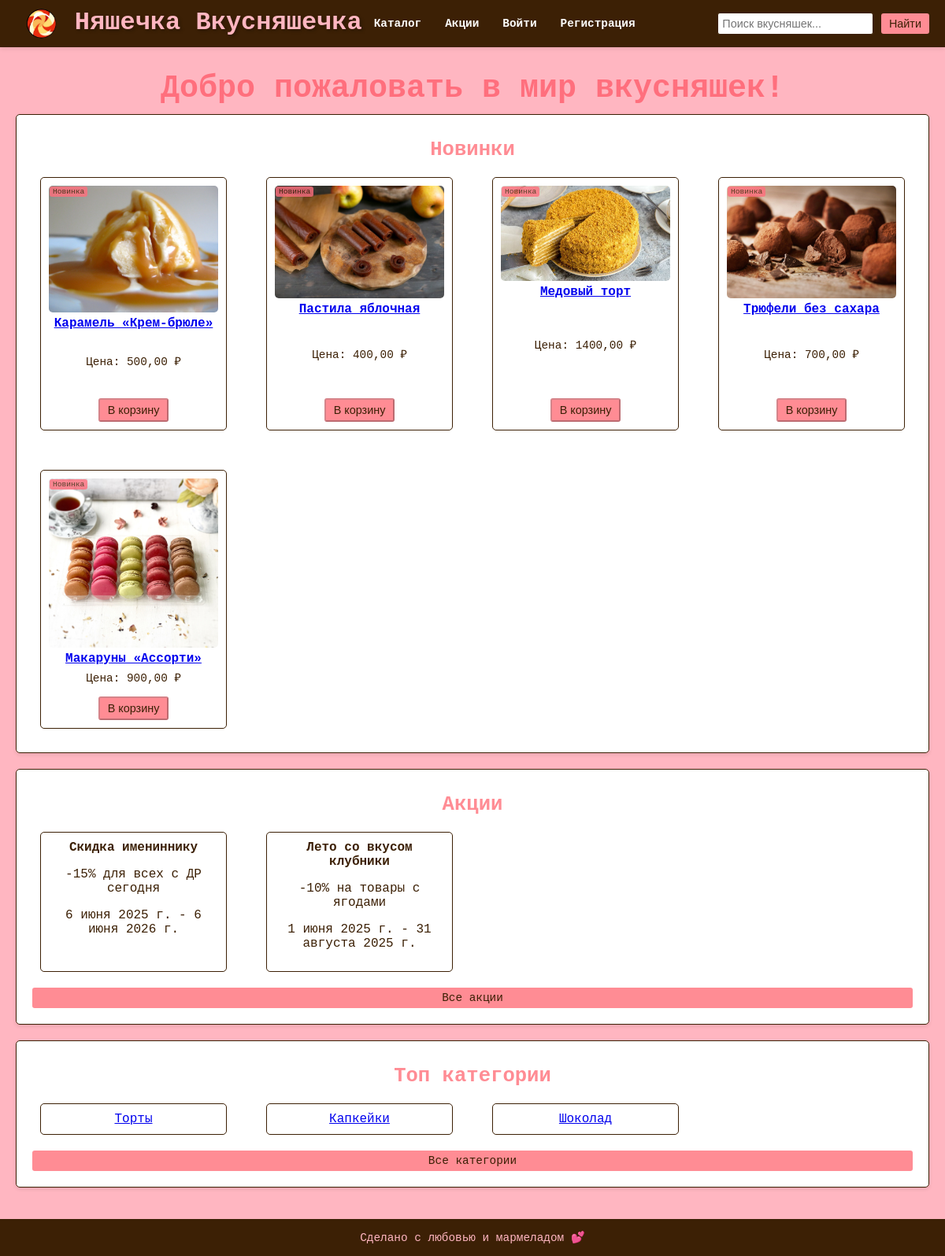
The app's page /shop/ with its own data.
### shop/models.py (models this page shows, shortened)
class Product(models.Model):
    name = models.CharField(max_length=200, verbose_name="Название")
    description = models.TextField(blank=True, verbose_name="Описание")
    price = models.DecimalField(max_digits=10, decimal_places=2, verbose_name="Цена")
    category = models.ForeignKey(Category, on_delete=models.CASCADE, related_name='products', verbose_name="Категория")
    store = models.ForeignKey(Store, on_delete=models.CASCADE, related_name='products', verbose_name="Магазин")
    created_at = models.DateTimeField(auto_now_add=True, verbose_name="Дата добавления")
    is_available = models.BooleanField(default=True, verbose_name="В наличии")
    image = models.CharField(max_length=200, blank=True, null=True, verbose_name="Изображение")
    class Meta:
        verbose_name = "Товар"
        verbose_name_plural = "Товары"

class Promotion(models.Model):
    title = models.CharField(max_length=200, verbose_name="Название")
    description = models.TextField(blank=True, verbose_name="Описание")
    start_date = models.DateField(verbose_name="Дата начала")
    end_date = models.DateField(verbose_name="Дата окончания")
    discount = models.DecimalField(max_digits=5, decimal_places=2, default=0.00, verbose_name="Скидка (%)")
    class Meta:
        verbose_name = "Акция"
        verbose_name_plural = "Акции"

class Category(models.Model):
    name = models.CharField(max_length=100, verbose_name="Название")
    description = models.TextField(blank=True, verbose_name="Описание")
    class Meta:
        verbose_name = "Категория"
        verbose_name_plural = "Категории"

### shop/views.py (the view)
# urls.py: path('', views.home, name='home'),
def home(request):
    now = timezone.now()
    recent_date = now - timedelta(days=30)
    new_products = Product.objects.filter(is_available=True).order_by('-created_at')[:5]
    active_promotions = Promotion.objects.filter(
        start_date__lte=now.date(),
        end_date__gte=now.date()
    ).order_by('-start_date')[:5]
    top_categories = Category.objects.annotate(
        product_count=Count('products')
    ).filter(product_count__gt=0).order_by('-product_count')[:3]
    if top_categories.count() < 3:
        random_categories = list(Category.objects.exclude(id__in=top_categories.values_list('id', flat=True)))
        random.shuffle(random_categories)
        top_categories = list(top_categories) + random_categories[:3 - top_categories.count()]
    form = SearchForm(request.GET or None)
    search_results = []
    if form.is_valid() and form.cleaned_data['query']:
        query = form.cleaned_data['query']
        search_results = Product.objects.filter(
            Q(name__icontains=query) | Q(description__icontains=query)
        ).distinct()
    products_with_cart = []
    for product in new_products:
        products_with_cart.append({
            'product': product,
            'in_cart': CartItem.objects.filter(user=request.user, product=product).exists() if request.user.is_authenticated else False,
            'is_new': product.created_at > recent_date,
        })
    return render(request, 'shop/home.html', {
        'new_products': products_with_cart,
        'active_promotions': active_promotions,
        'top_categories': top_categories,
        'form': form,
        'search_results': search_results,
        'recent_date': recent_date,
    })

### shop/forms.py
class SearchForm(forms.Form):
    query = forms.CharField(max_length=100, required=False, label='Поиск', widget=forms.TextInput(attrs={'placeholder': 'Поиск вкусняшек...'}))

### shop/templates/shop/home.html (shortened to what this page needs)
{% extends 'shop/base.html' %}
{% load static %}
{% block content %}
<div class="welcome-message">Добро пожаловать в мир вкусняшек!</div>
<div class="widget">
    <h3>Новинки</h3>
    <ol class="product-grid">
        {% for item in new_products %}
            <li class="product-card">
                <div class="image-container">
                    {% if item.product.id == 1 %}
                        <img src="{% static 'images/products/1.jpg' %}" alt="{{ item.product.name }}" class="item-image">
                    {% elif item.product.id == 2 %}
                        <img src="{% static 'images/products/2.jpg' %}" alt="{{ item.product.name }}" class="item-image">
                    {% elif item.product.id == 3 %}
                        <img src="{% static 'images/products/3.jpg' %}" alt="{{ item.product.name }}" class="item-image">
                    {% elif item.product.id == 4 %}
                        <img src="{% static 'images/products/4.jpg' %}" alt="{{ item.product.name }}" class="item-image">
                    {% elif item.product.id == 5 %}
                        <img src="{% static 'images/products/5.jpg' %}" alt="{{ item.product.name }}" class="item-image">
                    {% elif item.product.id == 6 %}
                        <img src="{% static 'images/products/6.jpg' %}" alt="{{ item.product.name }}" class="item-image">
                    {% elif item.product.id == 7 %}
                        <img src="{% static 'images/products/7.jpg' %}" alt="{{ item.product.name }}" class="item-image">
                    {% elif item.product.id == 8 %}
                        <img src="{% static 'images/products/8.jpg' %}" alt="{{ item.product.name }}" class="item-image">
                    {% elif item.product.id == 9 %}
                        <img src="{% static 'images/products/9.jpg' %}" alt="{{ item.product.name }}" class="item-image">
                    {% elif item.product.id == 10 %}
                        <img src="{% static 'images/products/10.jpg' %}" alt="{{ item.product.name }}" class="item-image">
                    {% else %}
                        <img src="{% static 'images/logo.png' %}" alt="Нет изображения" class="item-image">
                    {% endif %}
                    {% if item.is_new %}
                        <span class="product-tag">Новинка</span>
                    {% endif %}
                </div>
                <div class="item-info">
                    <a href="{% url 'shop:product_detail' item.product.id %}">
                        <strong>{{ item.product.name }}</strong>
                    </a>
                    <p>Цена: {{ item.product.price }} ₽</p>
                    {% if user.is_authenticated %}
                        <a href="{% url 'shop:add_to_cart' item.product.id %}" class="cart-btn">
                            {% if item.in_cart %}Убрать из корзины{% else %}В корзину{% endif %}
                        </a>
                    {% else %}
                        <button class="cart-btn" disabled>В корзину</button>
                    {% endif %}
                </div>
            </li>
        {% empty %}
            <li>Пока нет новинок.</li>
        {% endfor %}
    </ol>
</div>
<div class="widget">
    <h3>Акции</h3>
    <ol class="promotion-grid">
        {% for promotion in active_promotions %}
            <li class="promotion-card">
                <strong>{{ promotion.title }}</strong>
                <p>{{ promotion.description }}</p>
                <p>{{ promotion.start_date }} - {{ promotion.end_date }}</p>
            </li>
        {% empty %}
            <li>Пока нет акций.</li>
        {% endfor %}
    </ol>
    <a href="{% url 'shop:promotions' %}" class="action-btn">Все акции</a>
</div>
<div class="widget">
    <h3>Топ категории</h3>
    <ol class="category-grid">
        {% for category in top_categories %}
            <li class="category-card">
                <a href="{% url 'shop:catalog' %}?category={{ category.id }}">{{ category.name }}</a>
            </li>
        {% empty %}
            <li>Пока нет категорий.</li>
        {% endfor %}
    </ol>
    <a href="{% url 'shop:catalog' %}" class="action-btn">Все категории</a>
</div>
{% endblock %}

### shop/static/shop/css/style.css (style rules this page uses)
html { height: 100%; }
body { font-family: monospace; font-size: 16px; margin: 0; padding: 0; background-color: #ffb6c1; color: #3c2005; min-height: 100vh; display: flex; flex-direction: column; }
.welcome-message { font-size: 2.5em; color: #ff6f7d; text-align: center; margin: 10px 0; font-weight: bold; }
.widget { background-color: #fff; padding: 20px; margin-bottom: 20px; border-radius: 5px; box-shadow: 0 2px 5px rgba(0,0,0,0.1); border: 1px solid #3c2005; text-align: center; }
.widget h3 { margin: 0; padding: 10px 0; color: #ff8c94; font-size: 1.6em; font-weight: bold; }
.product-grid, .category-grid, .promotion-grid { list-style: none; padding: 0; display: grid; grid-template-columns: repeat(auto-fill, minmax(200px, 1fr)); gap: 30px; justify-content: center; margin: 0 auto; }
.product-card { background-color: #fff; padding: 10px; margin: 10px; border: 1px solid #3c2005; border-radius: 5px; text-align: center; position: relative; display: flex; flex-direction: column; justify-content: space-between; min-height: 300px; }
.category-card, .promotion-card { background-color: #fff; padding: 10px; margin: 10px; border: 1px solid #3c2005; border-radius: 5px; text-align: center; }
.product-card strong, .promotion-card strong, .category-card a { font-size: 1em; }
.image-container { position: relative; }
.item-image { max-width: 100%; height: auto; border-radius: 5px; }
.item-info { flex-grow: 1; display: flex; flex-direction: column; justify-content: space-between; }
.item-info p { margin: 5px 0; font-size: 0.9em; }
.action-btn, .cart-btn { display: block; margin: 10px auto 0; padding: 5px 10px; background-color: #ff8c94; color: #3c2005; text-decoration: none; border-radius: 3px; text-align: center; font-size: 0.9em; }
.product-tag { position: absolute; top: 1px; left: 1px; background-color: #ff6f7d; color: #3c2005; padding: 1px 4px; border-radius: 3px; font-size: 0.6em; z-index: 10; opacity: 0.8; }

### records on screen
Product: product.name "Карамель «Крем-брюле»", product.price "500,00"
Product: product.name "Пастила яблочная", product.price "400,00"
Product: product.name "Медовый торт", product.price "1400,00"
Product: product.name "Трюфели без сахара", product.price "700,00"
Product: product.name "Макаруны «Ассорти»", product.price "900,00"
Promotion: title "Скидка имениннику", description "-15% для всех с ДР сегодня", start_date "6 июня 2025 г.", end_date "6 июня 2026 г."
Promotion: title "Лето со вкусом клубники", description "-10% на товары с ягодами", start_date "1 июня 2025 г.", end_date "31 августа 2025 г."
Category: name "Торты"
Category: name "Капкейки"
Category: name "Шоколад"
